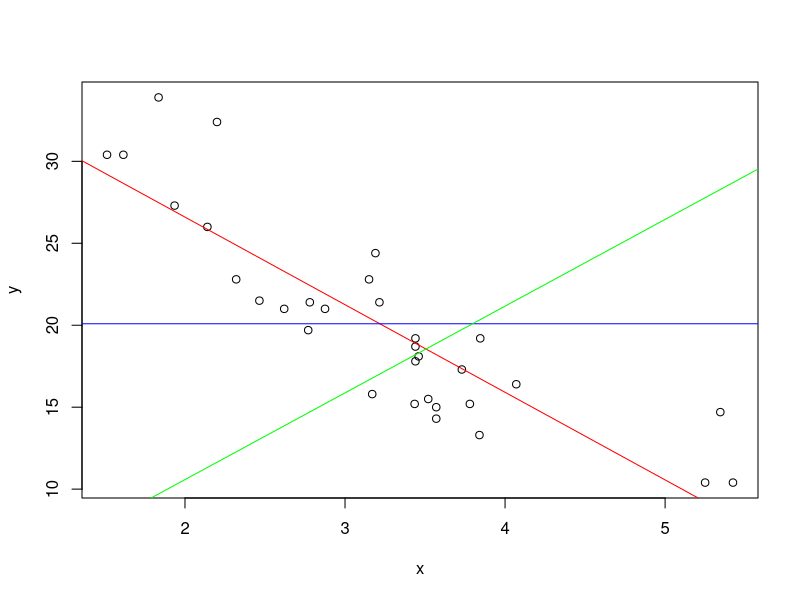

Recreate this plot in R.
## ---- chunk 1
x <- c(0.61, 0.93, 0.83, 0.35, 0.54, 0.16, 0.91, 0.62, 0.62)
y <- c(0.67, 0.84, 0.6, 0.18, 0.85, 0.47, 1.1, 0.65, 0.36)

fit <- lm(y ~ x)
summary(fit)
## ---- chunk 2
summary(fit)
## ---- chunk 3
data(mtcars)
summary(mtcars)
y <- mtcars$mpg
x <- mtcars$wt
fit <- lm(y ~ x)
predict(fit, data.frame(x = mean(x)), interval = "confidence" )

## ---- chunk 4
# from model above
predict(fit, data.frame(x = 3), interval = "prediction")
## ---- chunk 5
# from model above
summary(fit)
# model was built with weight = lbs/1000
# 1 short ton = lbs/2
fit2 <- lm(y ~ I(x/2))
fit2$coefficients
sumCoef <- summary(fit2)$coefficients
sumCoef[2,1]+c(-1,1)*qt(.975, df = fit2$df)*sumCoef[2,2]
## ---- chunk 6
fit3<-lm(y ~ 1)
fit4<-lm(y ~ x - 1)
plot(x,y)

abline(fit,col="red")
abline(fit3,col="blue")
abline(fit4,col="green")

sum(resid(fit)^2)/sum(resid(fit3)^2)
